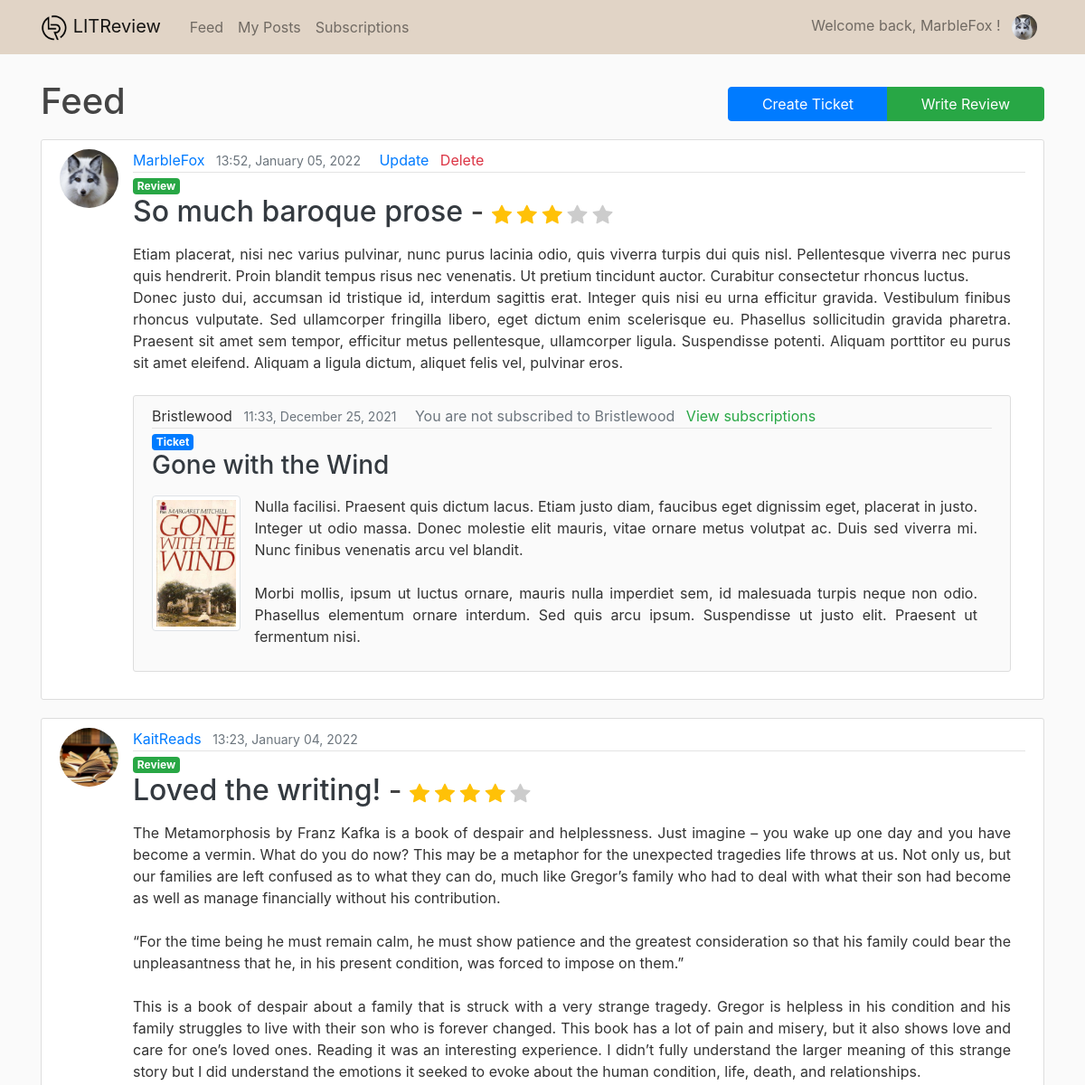
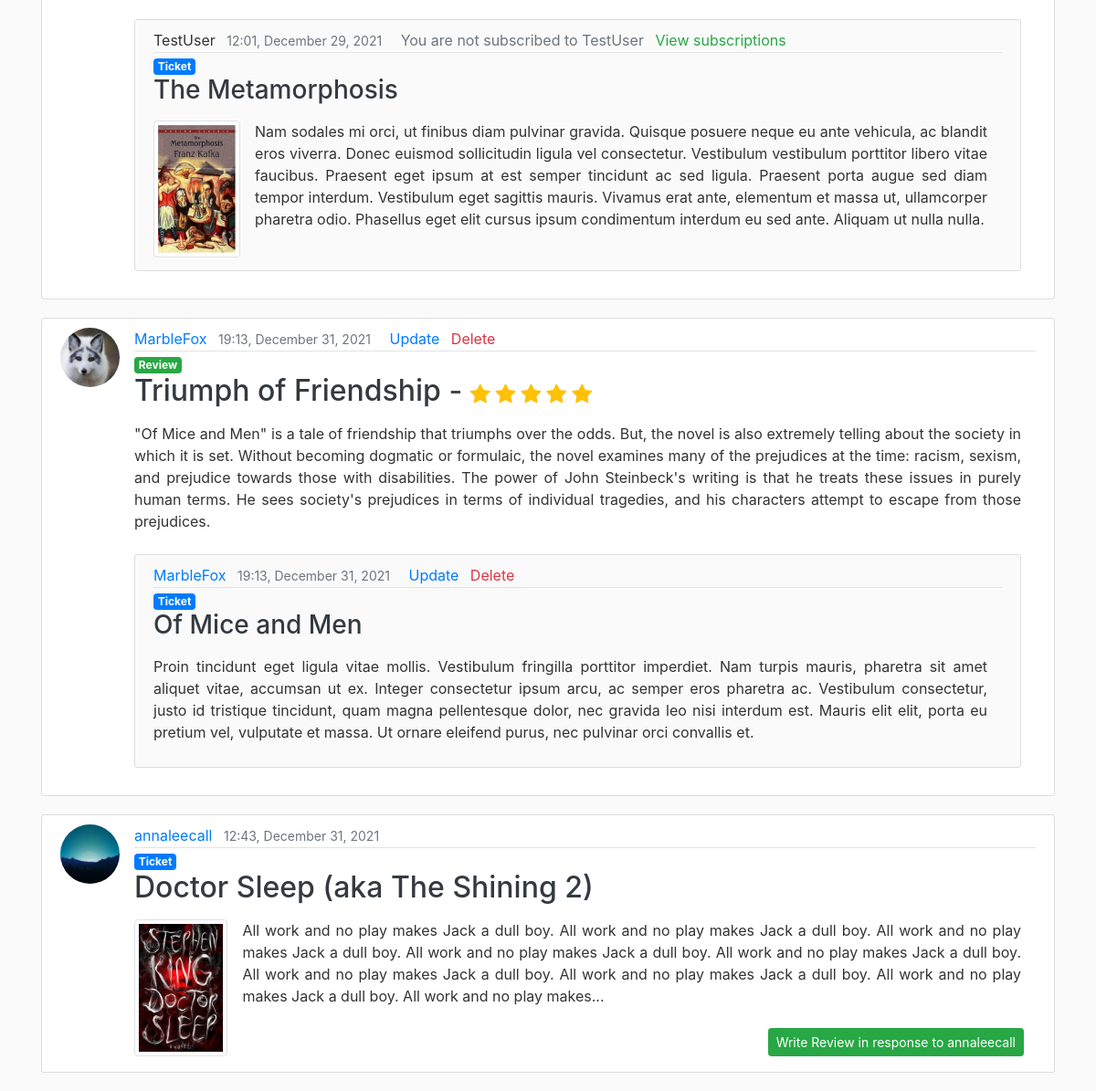
Screenshot of / (signed in) with the database file from the repository (2 pictures, top to bottom).
### users/models.py (models this page shows, shortened)
class Profile(models.Model):
    user = models.OneToOneField(User, on_delete=models.CASCADE)
    image = models.ImageField(default='default.jpg', upload_to='profile_pics')

### reviews/models.py (models this page shows, shortened)
class Review(models.Model):
    ticket = models.ForeignKey(to=Ticket, on_delete=models.CASCADE)
    rating = models.PositiveSmallIntegerField(validators=[MinValueValidator(1), MaxValueValidator(5)])
    headline = models.CharField(max_length=128)
    body = models.TextField(max_length=8192, blank=True)
    user = models.ForeignKey(
        to=settings.AUTH_USER_MODEL, on_delete=models.CASCADE)
    time_created = models.DateTimeField(default=timezone.now)

class Ticket(models.Model):
    title = models.CharField(max_length=128)
    description = models.TextField(max_length=2048, blank=True)
    user = models.ForeignKey(
        to=settings.AUTH_USER_MODEL, on_delete=models.CASCADE)
    time_created = models.DateTimeField(default=timezone.now)
    image = models.ImageField(blank=True, null=True, upload_to='reviews_img')
    if image is True:
        def save(self, *args, **kwargs):
            super().save()
            img = ImageOps.contain(
                Image.open(self.image.path),
                (200, 200),
                method=3
            )
            img.save(self.image.path)

### reviews/views.py (the view)
# urls.py: path('', views.feed, name='reviews-feed'),
@login_required
def feed(request):
    followed_users = get_user_follows(request.user)
    reviews = get_user_viewable_reviews(request.user)
    reviews = reviews.annotate(content_type=Value('REVIEW', CharField()))
    tickets = get_user_viewable_tickets(request.user)
    tickets = tickets.annotate(content_type=Value('TICKET', CharField()))
    replied_tickets, replied_reviews = get_replied_tickets(tickets)
    posts_list = sorted(chain(reviews, tickets), key=lambda post: post.time_created, reverse=True)
    if posts_list:
        paginator = Paginator(posts_list, 5)
        page = request.GET.get('page')
        posts = paginator.get_page(page)
    else:
        posts = None
    context = {
        'posts': posts,
        'r_tickets': replied_tickets,
        'r_reviews': replied_reviews,
        'title': 'Feed',
        'followed_users': followed_users
    }
    return render(request, 'reviews/feed.html', context)

### reviews/utils.py (called while the page is built)
def get_user_viewable_reviews(user: User):
    followed_users = get_user_follows(user)
    followed_users.append(user)
    reviews = []
    all_reviews = Review.objects.filter(user__in=followed_users).distinct()
    for review in all_reviews:
        reviews.append(review.id)
    user_tickets = Ticket.objects.filter(user=user)
    for ticket in user_tickets:
        review_responses = Review.objects.filter(ticket=ticket)
        for review in review_responses:
            reviews.append(review.id)
    reviews = Review.objects.filter(id__in=reviews).distinct()
    return reviews

def get_user_viewable_tickets(user: User):
    followed_users = get_user_follows(user)
    followed_users.append(user)
    tickets = Ticket.objects.filter(user__in=followed_users)
    for ticket in tickets:
        try:
            replied = Review.objects.get(ticket=ticket)
            if replied and replied.user in followed_users:
                tickets = tickets.exclude(id=ticket.id)
        except Review.DoesNotExist:
            pass
    return tickets

def get_replied_tickets(tickets):
    replied_tickets = []
    replied_reviews = []
    for ticket in tickets:
        try:
            replied = Review.objects.get(ticket=ticket)
            if replied:
                replied_tickets.append(replied.ticket)
                replied_reviews.append(replied)
        except Review.DoesNotExist:
            pass
    return replied_tickets, replied_reviews

def get_user_follows(user):
    follows = UserFollow.objects.filter(user=user)
    followed_users = []
    for follow in follows:
        followed_users.append(follow.followed_user)
    return followed_users

### reviews/templates/reviews/feed.html (shortened to what this page needs)
{% extends "reviews/_base.html" %}
{% load static %}
{% block content %}
<div class="container p-0">
  <div class="row mb-2">
    <h1 class="col-8 py-2 mb-0">
      {% if posts %}
        {{ title }}
      {% endif %}
    </h1>
    <div class="btn-group col py-2 mt-2 mb-1" role="group">
      <a type="button" class="btn btn-primary" href="{% url 'ticket-new' %}">Create Ticket</a>
      <a type="button" class="btn btn-success" href="{% url 'review-new' %}">Write Review</a>
    </div>
  </div>
</div>
{% if posts %}
  {% for post in posts %}
    {% if post.content_type == 'REVIEW' %}
      {% include 'reviews/review_snippet.html' %}
    {% elif post.content_type == 'TICKET' %}
      {% include 'reviews/ticket_snippet.html' %}
    {% endif %}
  {% endfor %}
{% endif %}
{% endblock content %}

### reviews/templates/reviews/_base.html (shortened to what this page needs)
<!DOCTYPE html>
{% load static %}
<html lang="en">
<head>
  <link rel="stylesheet" href="https://cdn.jsdelivr.net/npm/bootstrap@4.6.1/dist/css/bootstrap.min.css"
>
  <link rel="stylesheet" href="https://cdn.jsdelivr.net/npm/bootstrap-icons@1.7.2/font/bootstrap-icons.css">
  <link rel="stylesheet" type="text/css" href="{% static 'reviews/css/main.css' %}">
</head>
<body>
  <header class="site-header">
    <nav class="navbar navbar-expand-md navbar-light bg-navbar fixed-top">
      <div class="container">
        <a class="navbar-brand mr-4" href="{% url 'reviews-feed' %}">
          <img src="{% static 'reviews/img/logo_w.png' %}" width="30" height="30" alt="LITReview logo">
          LITReview
        </a>
        <div class="collapse navbar-collapse" id="navbarToggle">
          <div class="navbar-nav mr-auto">
            {% if user.is_authenticated %}
              <a class="nav-item nav-link" href="{% url 'reviews-feed' %}">Feed</a>
              <a class="nav-item nav-link" href="{% url 'my-posts' %}">My Posts</a>
              <a class="nav-item nav-link" href="{% url 'subscriptions' %}">Subscriptions</a>
            {% endif %}
          </div>
          <div class="navbar-nav">
            {% if user.is_authenticated %}
              <div class="nav-item dropdown">
                <a class="nav-item nav-link" href="#" id="navbarDropdown" role="button" data-toggle="dropdown">
                  Welcome back, {{ user.username }} !
                  <img class="rounded-circle ml-2" width="28" height="28" src="{{ user.profile.image.url }}"
                  alt="{{ user.username }} profile picture">
                </a>
              </div>
            {% else %}
              <a class="nav-item nav-link" href="{% url 'login' %}">Login</a>
              <a class="nav-item nav-link" href="{% url 'register' %}">Register</a>
            {% endif %}
          </div>
        </div>
      </div>
    </nav>
  </header>
  <main role="main" class="container">
    <div class="row">
      <div class="col-lg">
        {% block content %}{% endblock %}
      </div>
    </div>
  </main>
</body>
</html>

### reviews/templates/reviews/review_snippet.html
<article class="media content-section">
  <img class="rounded-circle article-img" src="{{ post.user.profile.image.url }}"
       alt="{{ post.user.username }} profile picture">
  <div class="media-body">
    <div class="article-metadata">
      {% if post.user != user %}
        {% if post.user in followed_users %}
          <a class="mr-2 mb-0" href="{% url 'user-posts' post.user.id %}">{{ post.user }}</a>
        {% else %}
          <p class="mr-2 mb-0" style="display:inline">{{ post.user }}</p>
        {% endif %}
      {% else %}
        <a class="mr-2 mb-0" href="{% url 'my-posts' %}">{{ post.user }}</a>
      {% endif %}
      <small class="text-muted">{{ post.time_created|date:"H:i, F d, Y" }}</small>
      {% if post.user == user %}
        <a class="ml-3 text-primary" href="{% url 'review-update' post.id %}">Update</a>
        <a class="ml-2 text-danger" href="{% url 'review-delete' post.id %}">Delete</a>
      {% elif post.user not in followed_users %}
        <div class="ml-3 text-muted d-inline">
          <i>You are not subscribed to {{ post.user }}</i>
          <a class="ml-2 text-success" href="{% url 'subscriptions' %}">View subscriptions</a>
        </div>
      {% endif %}
    </div>
    <h6 class="mb-0"><span class="badge badge-success">Review</span></h6>
    <h2 class="mt-0">
      <a class="text-dark" href="{% url 'review-detail' post.id %}">{{ post.headline }}</a> -
      <p class="star-rating-{{ post.rating }}" id="stars">
        <i class="bi bi-star-fill"></i>
        <i class="bi bi-star-fill"></i>
        <i class="bi bi-star-fill"></i>
        <i class="bi bi-star-fill"></i>
        <i class="bi bi-star-fill"></i>
      </p>
    </h2>
    <div class="review-body">
      <p class="article-content text-justify mt-3 mr-3">{{ post.body }}</p>
    </div>
    <article class="media content-section mr-3 mt-4" id="replied-ticket">
      <div class="media-body">
        <div class="article-metadata">
          {% if post.ticket.user != user %}
            {% if post.ticket.user in followed_users %}
              <a class="mr-2 mb-0" href="{% url 'user-posts' post.ticket.user.id %}">{{ post.ticket.user }}</a>
            {% else %}
              <p class="mr-2 mb-0" style="display:inline">{{ post.ticket.user }}</p>
            {% endif %}
          {% else %}
            <a class="mr-2 mb-0" href="{% url 'my-posts' %}">{{ post.ticket.user }}</a>
          {% endif %}
          <small class="text-muted">{{ post.ticket.time_created|date:"H:i, F d, Y" }}</small>
          {% if post.ticket.user == user %}
            <a class="ml-3 text-primary" href="{% url 'ticket-update' post.ticket.id %}">Update</a>
            <a class="ml-2 text-danger" href="{% url 'ticket-delete' post.ticket.id %}">Delete</a>
          {% elif post.ticket.user not in followed_users %}
            <div class="ml-3 text-muted" style="display:inline">
              You are not subscribed to {{ post.ticket.user }}
              <a class="ml-2 text-success" href="{% url 'subscriptions' %}">View subscriptions</a>
            </div>
          {% endif %}
        </div>
        <h6 class="mb-0"><span class="badge badge-primary">Ticket</span></h6>
        <h3 class="mt-0">
          <a class="text-dark" href="{% url 'ticket-detail' post.ticket.id %}">{{ post.ticket.title }}</a>
        </h3>
        <div class="ticket-description">
          {% if post.ticket.image %}
            <img class="img-thumbnail float-left mb-1 mr-3" src="{{ post.ticket.image.url }}"
                 alt="{{ post.ticket.title }}">
          {% endif %}
          <p class="article-content text-justify mt-3 mr-3">{{ post.ticket.description }}</p>
        </div>
      </div>
    </article>
  </div>
</article>

### reviews/templates/reviews/ticket_snippet.html (shortened to what this page needs)
<article class="media content-section">
  <img class="rounded-circle article-img" src="{{ post.user.profile.image.url }}"
       alt="{{ post.user.username }} profile picture">
  <div class="media-body">
    <div class="article-metadata">
      {% if post.user != user %}
        {% if post.user in followed_users %}
          <a class="mr-2 mb-0" href="{% url 'user-posts' post.user.id %}">{{ post.user }}</a>
        {% else %}
          <p class="mr-2 mb-0" style="display:inline">{{ post.user }}</p>
        {% endif %}
      {% else %}
        <a class="mr-2 mb-0" href="{% url 'my-posts' %}">{{ post.user }}</a>
      {% endif %}
      <small class="text-muted">{{ post.time_created|date:"H:i, F d, Y" }}</small>
    </div>
    <h6 class="mb-0"><span class="badge badge-primary">Ticket</span></h6>
    <h2 class="mt-0"><a class="text-dark" href="{% url 'ticket-detail' post.id %}">{{ post.title }}</a></h2>
    <div class="ticket-description">
      {% if post.image %}
        <img class="img-thumbnail float-left mb-1 mr-3" src="{{ post.image.url }}"
             alt="{{ post.title }}">
      {% endif %}
      <p class="article-content text-justify mt-3 mr-3">{{ post.description }}</p>
    </div>
    {% if r_tickets and post in r_tickets %}
      {% for reply in r_reviews %}
        {% if post == reply.ticket %}
          <div class="btn float-right">
            <a class="btn btn-outline-success btn-sm" href="{% url 'review-detail' reply.id %}">
              {% if reply.user == user %}
                View your response
              {% else %}
                View response from {{ reply.user }}
              {% endif %}
            </a>
          </div>
        {% endif %}
      {% endfor %}
    {% elif post not in r_tickets %}
      <div class="btn float-right">
        <a type="button" class="btn btn-success btn-sm" href="{% url 'response-review' post.id %}">
          {% if post.user == user %}
            Reply to your Ticket
          {% else %}
            Write Review in response to {{ post.user }}
          {% endif %}
        </a>
      </div>
    {% endif %}
  </div>
</article>

### reviews/static/reviews/css/main.css (style rules this page uses)
body { background: #fafafa; color: #333333; margin-top: 5rem; }
h1, h2, h3, h4, h5, h6 { color: #444444; }
.site-header { color: #ffffff; }
.bg-navbar { background-color: #e1d4c6; }
.content-section { background: #ffffff; padding: 10px 20px; border: 1px solid #dddddd; border-radius: 3px; margin-bottom: 20px; }
#replied-ticket { background: #fafafa; }
.article-content { white-space: pre-line; }
.article-img { height: 65px; width: 65px; margin-right: 16px; }
.article-metadata { padding-bottom: 1px; margin-bottom: 4px; border-bottom: 1px solid #e3e3e3 }
#stars { font-size: 22px; color: #cccccc; display:inline; }
.star-rating-3 i:first-child, .star-rating-3 i:first-child + i, .star-rating-3 i:first-child + i + i { color: #ffc107; }
.star-rating-4 i:first-child, .star-rating-4 i:first-child + i, .star-rating-4 i:first-child + i + i, .star-rating-4 i:first-child + i + i + i { color: #ffc107; }
.star-rating-5 i { color: #ffc107; }
.img-thumbnail { height: 150px; }

### rows the page displays
Review: user.profile.image (picture), user "MarbleFox", time_created "13:52, January 05, 2022", shows "Update", headline "So much baroque prose", body "Etiam placerat, nisi nec varius pulvinar, nunc purus lacinia odio, quis viverra turpis dui quis nisl. Pellentesque viverra nec purus quis hendrerit. Proin blandit tempus risus nec venenatis. Ut pretium tincidunt auctor. Curabitur consectetur rhoncus luctus. Donec justo dui, accumsan id tristique id, interdum sagittis erat. Integer quis nisi eu urna efficitur gravida. Vestibulum finibus rhoncus vulputate. Sed ullamcorper fringilla libero, eget dictum enim scelerisque eu. Phasellus sollicitudin gravida pharetra. Praesent sit amet sem tempor, efficitur metus pellentesque, ullamcorper ligula. Suspendisse potenti. Aliquam porttitor eu purus sit amet eleifend. Aliquam a ligula dictum, aliquet…", ticket.user "Bristlewood", ticket.time_created "11:33, December 25, 2021", ticket "Gone with the Wind", ticket.image (picture), ticket.description "Nulla facilisi. Praesent quis dictum lacus. Etiam justo diam, faucibus eget dignissim eget, placerat in justo. Integer ut odio massa. Donec molestie elit mauris, vitae ornare metus volutpat ac. Duis sed viverra mi. Nunc finibus venenatis arcu vel blandit. Morbi mollis, ipsum ut luctus ornare, mauris nulla imperdiet sem, id malesuada turpis neque non odio. Phasellus elementum ornare interdum. Sed quis arcu ipsum. Suspendisse ut justo elit. Praesent ut fermentum nisi."
Review: user.profile.image (picture), user "KaitReads", time_created "13:23, January 04, 2022", headline "Loved the writing!", body "The Metamorphosis by Franz Kafka is a book of despair and helplessness. Just imagine – you wake up one day and you have become a vermin. What do you do now? This may be a metaphor for the unexpected tragedies life throws at us. Not only us, but our families are left confused as to what they can do, much like Gregor’s family who had to deal with what their son had become as well as manage financially without his contribution. “For the time being he must remain calm, he must show patience and the greatest consideration so that his family could bear the unpleasantness that he, in his present condition, was forced to impose on them.” This is a book of despair about a family that is struck with…", ticket.user "TestUser", ticket.time_created "12:01, December 29, 2021", ticket "The Metamorphosis", ticket.image (picture), ticket.description "Nam sodales mi orci, ut finibus diam pulvinar gravida. Quisque posuere neque eu ante vehicula, ac blandit eros viverra. Donec euismod sollicitudin ligula vel consectetur. Vestibulum vestibulum porttitor libero vitae faucibus. Praesent eget ipsum at est semper tincidunt ac sed ligula. Praesent porta augue sed diam tempor interdum. Vestibulum eget sagittis mauris. Vivamus erat ante, elementum et massa ut, ullamcorper pharetra odio. Phasellus eget elit cursus ipsum condimentum interdum eu sed ante. Aliquam ut nulla nulla."
Review: user.profile.image (picture), user "MarbleFox", time_created "19:13, December 31, 2021", shows "Update", headline "Triumph of Friendship", body "\"Of Mice and Men\" is a tale of friendship that triumphs over the odds. But, the novel is also extremely telling about the society in which it is set. Without becoming dogmatic or formulaic, the novel examines many of the prejudices at the time: racism, sexism, and prejudice towards those with disabilities. The power of John Steinbeck's writing is that he treats these issues in purely human terms. He sees society's prejudices in terms of individual tragedies, and his characters attempt to escape from those prejudices.", ticket.user "MarbleFox", ticket.time_created "19:13, December 31, 2021", shows "Delete", ticket "Of Mice and Men", ticket.description "Proin tincidunt eget ligula vitae mollis. Vestibulum fringilla porttitor imperdiet. Nam turpis mauris, pharetra sit amet aliquet vitae, accumsan ut ex. Integer consectetur ipsum arcu, ac semper eros pharetra ac. Vestibulum consectetur, justo id tristique tincidunt, quam magna pellentesque dolor, nec gravida leo nisi interdum est. Mauris elit elit, porta eu pretium vel, vulputate et massa. Ut ornare eleifend purus, nec pulvinar orci convallis et."
Ticket: user.profile.image (picture), user "annaleecall", time_created "12:43, December 31, 2021", title "Doctor Sleep (aka The Shining 2)", image (picture), description "All work and no play makes Jack a dull boy. All work and no play makes Jack a dull boy. All work and no play makes Jack a dull boy. All work and no play makes Jack a dull boy. All work and no play makes Jack a dull boy. All work and no play makes Jack a dull boy. All work and no play makes Jack a dull boy. All work and no play makes Jack a dull boy. All work and no play makes..."

### other values shown
{{ user.username }} "MarbleFox"
{{ title }} "Feed"
